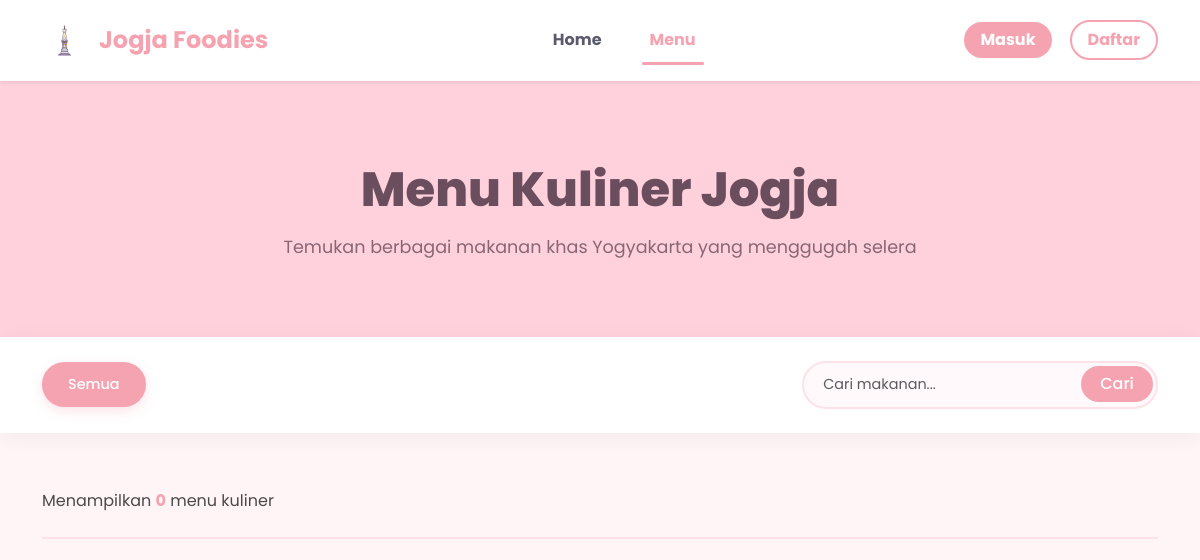
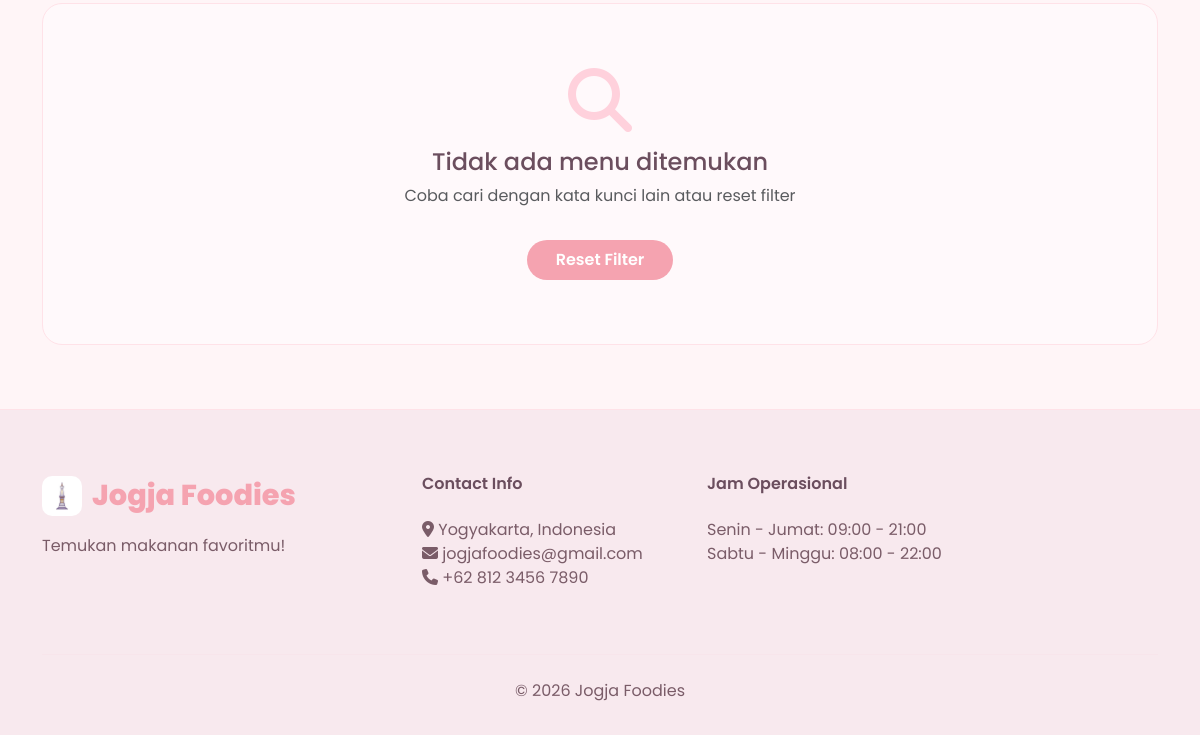
Page /menu.php on the earlier database version (2 pictures, top to bottom).
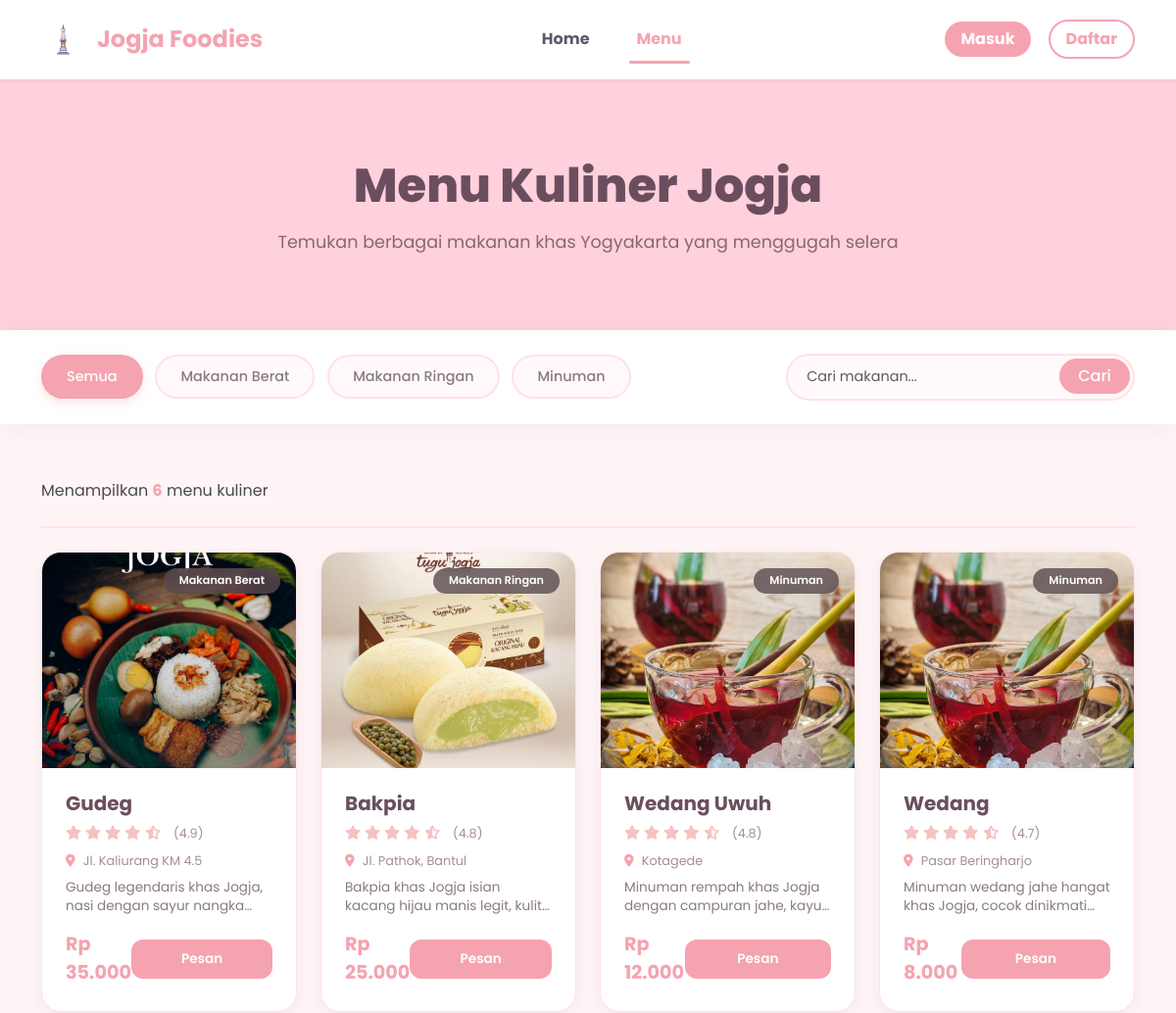
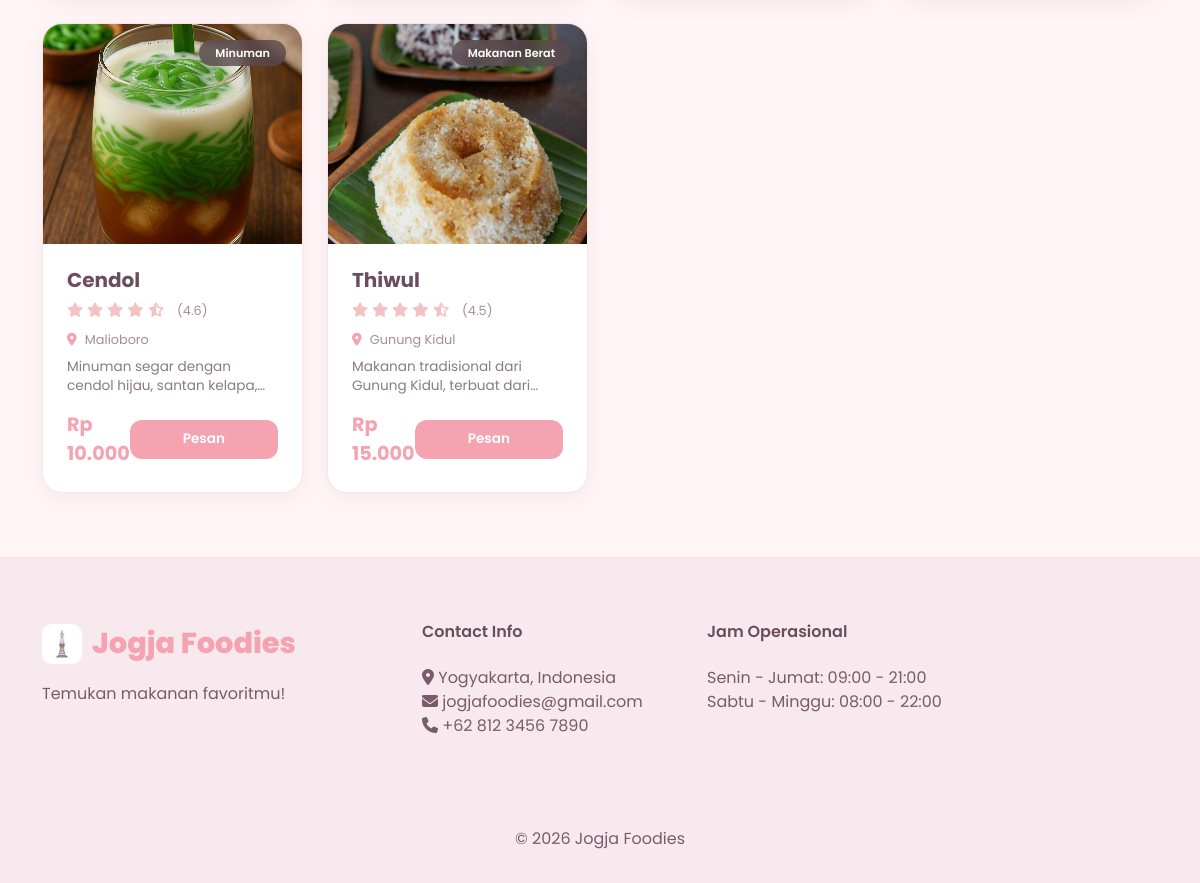
Same page on the later database version (2 pictures, top to bottom).
### tables this page shows
CREATE TABLE `foods` (
  `id` int(11) NOT NULL,
  `name` varchar(100) NOT NULL,
  `description` text DEFAULT NULL,
  `price` decimal(10,2) DEFAULT NULL,
  `image` varchar(255) DEFAULT NULL,
  `category` varchar(50) DEFAULT NULL,
  `location` varchar(255) DEFAULT NULL,
  `rating` decimal(2,1) DEFAULT 0.0,
  `created_at` timestamp NOT NULL DEFAULT current_timestamp()
);

### menu.php (the view, shortened to what this page needs)
<?php
require_once 'config/koneksi.php';
$category = isset($_GET['category']) && $_GET['category'] !== 'all'
    ? mysqli_real_escape_string($konek, $_GET['category'])
    : '';
$search = isset($_GET['search'])
    ? mysqli_real_escape_string($konek, $_GET['search'])
    : '';
$query = "SELECT * FROM foods WHERE 1=1";
$check_column = mysqli_query($konek, "SHOW COLUMNS FROM foods LIKE 'rating'");
if(mysqli_num_rows($check_column) > 0) {
    $query .= " ORDER BY rating DESC, name ASC";
} else {
    $query .= " ORDER BY name ASC";
}
$result = mysqli_query($konek, $query);
$foods = [];
while ($row = mysqli_fetch_assoc($result)) {
    $foods[] = $row;
}
$cat_query = "SELECT DISTINCT category FROM foods ORDER BY category";
$cat_result = mysqli_query($konek, $cat_query);
$categories = [];
while ($row = mysqli_fetch_assoc($cat_result)) {
    $categories[] = $row['category'];
}
function getFoodImage($food_name) {
    $clean_name = strtolower(str_replace(' ', '', $food_name));
    $images = [
        'gudeg' => 'assets/gudeg.jpeg',
        'bakpia' => 'assets/bakpia.jpeg',
        'cendol' => 'assets/cendol.jpeg',
        'thiwul' => 'assets/thiwul.jpeg',
        'ronde' => 'assets/ronde.jpeg',
        'sate' => 'assets/sate.jpg',
        'ayam' => 'assets/ayam.jpeg',
    ];
    foreach ($images as $keyword => $path) {
        if (strpos($clean_name, $keyword) !== false) {
            return $path;
        }
    }
    return 'assets/WedangUwuh.jpeg';
}
?>
<!DOCTYPE html>
<html lang="id">
<head>
    <link href="https://cdn.jsdelivr.net/npm/bootstrap@5.3.0/dist/css/bootstrap.min.css" rel="stylesheet">
    <link rel="stylesheet" href="https://cdnjs.cloudflare.com/ajax/libs/font-awesome/6.4.0/css/all.min.css">
    <link rel="stylesheet" href="https://cdn.jsdelivr.net/npm/bootstrap-icons@1.11.3/font/bootstrap-icons.min.css">
</head>
<body>
<nav class="navbar navbar-expand-lg navbar-light bg-white sticky-top shadow-sm">
    <div class="container">
        <a class="navbar-brand d-flex align-items-center" href="index.php">
            <img src="assets/logo.jpeg" alt="Jogja Foodies Logo">
            <span class="fw-bold fs-4" style="color: #F5A3B0;">Jogja Foodies</span>
        </a>
        <div class="collapse navbar-collapse" id="navbarNav">
            <ul class="navbar-nav mx-auto">
                <li class="nav-item">
                    <a class="nav-link fw-bold" href="index.php">Home</a>
                </li>
                <li class="nav-item">
                    <a class="nav-link fw-bold active-red" href="menu.php">Menu</a>
                </li>
            </ul>
        </div>
        <div class="d-flex align-items-center" style="gap: 10px;">
            <?php if(isset($_SESSION['user_id'])): ?>
                <div class="dropdown d-inline-block">
                    <button class="btn rounded-pill px-3 dropdown-toggle" type="button" data-bs-toggle="dropdown"
                            style="background: #F5A3B0; color: white; border: none;">
                        <i class="fas fa-user-circle"></i>
                        <?= htmlspecialchars($_SESSION['full_name'] ?? $_SESSION['username']) ?>
                    </button>
                    <ul class="dropdown-menu dropdown-menu-end">
                        <li><a class="dropdown-item" href="my_orders.php">My Orders</a></li>
                        <li><hr class="dropdown-divider"></li>
                        <li><a class="dropdown-item text-danger" href="logout.php">Logout</a></li>
                    </ul>
                </div>
            <?php else: ?>
                <a href="login.php" class="btn rounded-pill px-3 me-2 fw-bold" style="background: #F5A3B0; color: white; border: none;">Masuk</a>
                <a href="register.php" class="btn rounded-pill px-3 fw-bold" style="border: 2px solid #F5A3B0; color: #F5A3B0;">Daftar</a>
            <?php endif; ?>
        </div>
    </div>
</nav>
<section class="page-header">
    <div class="container">
        <h1>Menu Kuliner Jogja</h1>
        <p>Temukan berbagai makanan khas Yogyakarta yang menggugah selera</p>
    </div>
</section>
<section class="filter-section">
    <div class="container">
        <div class="row align-items-center">
            <div class="col-lg-8">
                <div class="filter-group">
                    <a href="?category=all" class="filter-btn <?= (!isset($_GET['category']) || $_GET['category'] == 'all') ? 'active' : '' ?>">Semua</a>
                    <?php foreach($categories as $cat): ?>
                        <a href="?category=<?= urlencode($cat) ?>"
                           class="filter-btn <?= ($category == $cat) ? 'active' : '' ?>">
                            <?= htmlspecialchars($cat) ?>
                        </a>
                    <?php endforeach; ?>
                </div>
            </div>
            <div class="col-lg-4">
                <form method="GET" action="">
                    <div class="search-box">
                        <input type="text" name="search" class="form-control"
                               placeholder="Cari makanan..." value="<?= htmlspecialchars($search) ?>">
                        <button type="submit">Cari</button>
                    </div>
                </form>
            </div>
        </div>
    </div>
</section>
<section class="container my-5">
    <div class="result-info">
        <p>Menampilkan <span><?= count($foods) ?></span> menu kuliner</p>
    </div>
    <div class="row g-4">
        <?php if(count($foods) > 0): ?>
            <?php foreach($foods as $food): ?>
                <div class="col-md-6 col-lg-4 col-xl-3">
                    <div class="food-card">
                        <div class="card-img-wrapper">
                            <img src="<?= getFoodImage($food['name']) ?>" alt="<?= htmlspecialchars($food['name']) ?>">
                            <span class="category-badge"><?= htmlspecialchars($food['category']) ?></span>
                        </div>
                        <div class="p-4">
                            <h5 class="fw-bold mb-2" style="color: #6B4E5E;"><?= htmlspecialchars($food['name']) ?></h5>
                            <div class="rating">
                                <?php
                                $full = floor($food['rating']);
                                $half = ($food['rating'] - $full) >= 0.5;
                                for($i = 1; $i <= 5; $i++): ?>
                                    <?php if($i <= $full): ?>
                                        <i class="fas fa-star"></i>
                                    <?php elseif($half && $i == $full + 1): ?>
                                        <i class="fas fa-star-half-alt"></i>
                                    <?php else: ?>
                                        <i class="far fa-star"></i>
                                    <?php endif; ?>
                                <?php endfor; ?>
                                <span>(<?= number_format($food['rating'], 1) ?>)</span>
                            </div>
                            <div class="location">
                                <i class="fas fa-map-marker-alt"></i> <?= htmlspecialchars($food['location']) ?>
                            </div>
                            <div class="food-description">
                                <?= htmlspecialchars(substr($food['description'] ?? '', 0, 70)) ?>...
                            </div>
                            <div class="d-flex justify-content-between align-items-center mt-3">
                                <span class="price">Rp <?= number_format($food['price'], 0, ',', '.') ?></span>
                                <a href="order.php?id=<?= $food['id'] ?>" class="btn-order">Pesan</a>
                            </div>
                        </div>
                    </div>
                </div>
            <?php endforeach; ?>
        <?php else: ?>
            <div class="col-12">
                <div class="empty-state">
                    <i class="fas fa-search"></i>
                    <h4 style="color: #6B4E5E;">Tidak ada menu ditemukan</h4>
                    <p class="text-muted">Coba cari dengan kata kunci lain atau reset filter</p>
                    <a href="menu.php" class="btn btn-primary-custom mt-3">Reset Filter</a>
                </div>
            </div>
        <?php endif; ?>
    </div>
</section>
<footer>
    <div class="container">
        <div class="row">
            <div class="col-md-4 mb-4">
                <div class="footer-brand">
                    <img src="assets/logo.jpeg" alt="Jogja Foodies Logo">
                    Jogja Foodies
                </div>
                <p>Temukan makanan favoritmu!</p>
            </div>
            <div class="col-md-3 mb-4">
                <h6>Contact Info</h6>
                <ul class="list-unstyled">
                    <li><i class="fas fa-map-marker-alt"></i> Yogyakarta, Indonesia</li>
                    <li><i class="fas fa-envelope"></i> jogjafoodies@gmail.com</li>
                    <li><i class="fas fa-phone"></i> +62 812 3456 7890</li>
                </ul>
            </div>
            <div class="col-md-3 mb-4">
                <h6>Jam Operasional</h6>
                <ul class="list-unstyled">
                    <li>Senin - Jumat: 09:00 - 21:00</li>
                    <li>Sabtu - Minggu: 08:00 - 22:00</li>
                </ul>
            </div>
        </div>
        <hr class="my-4" style="border-color: rgba(245,163,176,0.2);">
        <div class="text-center">
            <p class="mb-0">&copy; 2026 Jogja Foodies</p>
        </div>
    </div>
</footer>
</body>
</html>

### menu.php (style rules this page uses)
* { margin: 0; padding: 0; box-sizing: border-box; }
body { font-family: 'Poppins', sans-serif; background: #FFF5F7; color: #4A4A4A; }
:root { --pastel-pink: #FFB7C5; --pastel-pink-dark: #F5A3B0; --pastel-mauve: #E8D1E0; --pastel-blush: #FFD1DC; --pastel-rose: #F7CAC9; --pastel-lavender: #E6E6FA; --text-soft: #5A5A6E; --white-soft: #FFF9FB; }
.navbar { background: #FFFFFF; box-shadow: 0 2px 20px rgba(0,0,0,0.04); padding: 0.8rem 0; }
.navbar-brand { font-size: 1.6rem; font-weight: 800; color: #F5A3B0 !important; display: flex; align-items: center; gap: 12px; }
.navbar-brand img { height: 45px; width: auto; border-radius: 12px; object-fit: cover; }
.nav-link { color: #5A5A6E !important; font-weight: 500; margin: 0 1rem; transition: all 0.3s; }
.nav-link.active-red { color: #F5A3B0 !important; font-weight: 600; position: relative; }
.nav-link.active-red::after { content: ''; position: absolute; bottom: -5px; left: 0; width: 100%; height: 3px; background: #F5A3B0; border-radius: 3px; }
.btn-order { display: inline-block; background: #F5A3B0; border: none; border-radius: 12px; padding: 0.6rem; color: white; font-weight: 600; transition: all 0.3s; width: 100%; text-align: center; text-decoration: none; font-size: 0.85rem; }
.page-header { background: #FFD1DC; padding: 80px 0 60px; color: #6B4E5E; text-align: center; }
.page-header h1 { font-size: 3rem; font-weight: 800; margin-bottom: 1rem; color: #6B4E5E; }
.page-header p { font-size: 1.1rem; opacity: 0.9; color: #7A5C68; }
.filter-section { background: white; padding: 1.5rem 0; box-shadow: 0 4px 20px rgba(0,0,0,0.05); position: sticky; top: 76px; z-index: 99; }
.filter-group { display: flex; flex-wrap: wrap; gap: 0.8rem; }
.filter-btn { padding: 0.6rem 1.5rem; border-radius: 50px; background: #FFF9FB; color: #8A7A82; text-decoration: none; font-weight: 500; transition: all 0.3s; border: 2px solid #FFE2E8; font-size: 0.9rem; }
.filter-btn.active { background: #F5A3B0; color: white; border-color: #F5A3B0; box-shadow: 0 4px 12px rgba(245,163,176,0.3); }
.search-box { position: relative; }
.search-box input { border-radius: 50px; padding: 0.7rem 1.2rem; border: 2px solid #FFE2E8; background: #FFF9FB; font-size: 0.9rem; width: 100%; }
.search-box button { position: absolute; right: 5px; top: 5px; background: #F5A3B0; border: none; border-radius: 50px; padding: 0.4rem 1.2rem; color: white; font-weight: 500; }
.result-info { margin: 1.5rem 0; padding: 0.5rem 0; border-bottom: 2px solid #FFE2E8; }
.result-info span { color: #F5A3B0; font-weight: 700; }
.food-card { background: white; border-radius: 20px; overflow: hidden; transition: all 0.4s; height: 100%; box-shadow: 0 5px 20px rgba(0,0,0,0.05); border: 1px solid #FFE2E8; }
.card-img-wrapper { position: relative; overflow: hidden; height: 220px; }
.card-img-wrapper img { width: 100%; height: 100%; object-fit: cover; transition: transform 0.5s; }
.category-badge { position: absolute; top: 1rem; right: 1rem; background: rgba(90,74,79,0.8); backdrop-filter: blur(5px); color: white; padding: 0.3rem 1rem; border-radius: 50px; font-size: 0.7rem; font-weight: 600; }
.rating { color: #F4C2C2; margin: 0.5rem 0; font-size: 0.9rem; }
.rating span { color: #A58E98; margin-left: 0.5rem; font-size: 0.8rem; }
.price { font-size: 1.2rem; font-weight: 700; color: #F5A3B0; }
.location { color: #A58E98; font-size: 0.8rem; margin: 0.5rem 0; }
.location i { color: #F5A3B0; margin-right: 0.3rem; }
.food-description { color: #8A7A82; font-size: 0.85rem; line-height: 1.4; margin: 0.5rem 0; display: -webkit-box; -webkit-line-clamp: 2; -webkit-box-orient: vertical; overflow: hidden; }
footer { background: #F8E9EE; color: #7A5C68; padding: 4rem 0 2rem; margin-top: 4rem; border-top: 1px solid #FFE2E8; }
.footer-brand { font-size: 1.8rem; font-weight: 800; color: #F5A3B0; margin-bottom: 1rem; display: inline-flex; align-items: center; gap: 10px; }
.footer-brand img { height: 40px; width: auto; border-radius: 10px; }
footer h6 { color: #6B4E5E; font-weight: 600; margin-bottom: 1.5rem; }
.btn-primary-custom { background: #F5A3B0; border: none; padding: 0.5rem 1.8rem; border-radius: 50px; font-weight: 600; color: white; transition: all 0.3s; }
.empty-state { text-align: center; padding: 4rem; background: #FFF9FB; border-radius: 20px; border: 1px solid #FFE2E8; }
.empty-state i { font-size: 4rem; color: #FFD1DC; margin-bottom: 1rem; }

Differences in the rows shown:
added foods: shows a picture, category "Makanan Berat", name "Gudeg", rating "4.9", location "Jl. Kaliurang KM 4.5", description "Gudeg legendaris khas Jogja, nasi dengan sayur…", price "35.000"
added foods: shows a picture, category "Makanan Ringan", name "Bakpia", rating "4.8", location "Jl. Pathok, Bantul", description "Bakpia khas Jogja isian kacang hijau manis legit,…", price "25.000"
added foods: category "Minuman", name "Wedang Uwuh", rating "4.8", location "Kotagede", description "Minuman rempah khas Jogja dengan campuran jahe,…", price "12.000"
added foods: name (picture), category "Minuman", name "Wedang", rating "4.7", location "Pasar Beringharjo", description "Minuman wedang jahe hangat khas Jogja, cocok…", price "8.000"
added foods: shows a picture, category "Minuman", name "Cendol", rating "4.6", location "Malioboro", description "Minuman segar dengan cendol hijau, santan…", price "10.000"
added foods: shows a picture, category "Makanan Berat", name "Thiwul", rating "4.5", location "Gunung Kidul", description "Makanan tradisional dari Gunung Kidul, terbuat…", price "15.000"
Other differences:
count($foods): "0" → "6"
new list line: "Makanan Berat"
new list line: "Makanan Ringan"
new list line: "Minuman"
text no longer shown: "Tidak ada menu ditemukan Coba cari dengan kata kunci lain atau reset filter Reset Filter"
